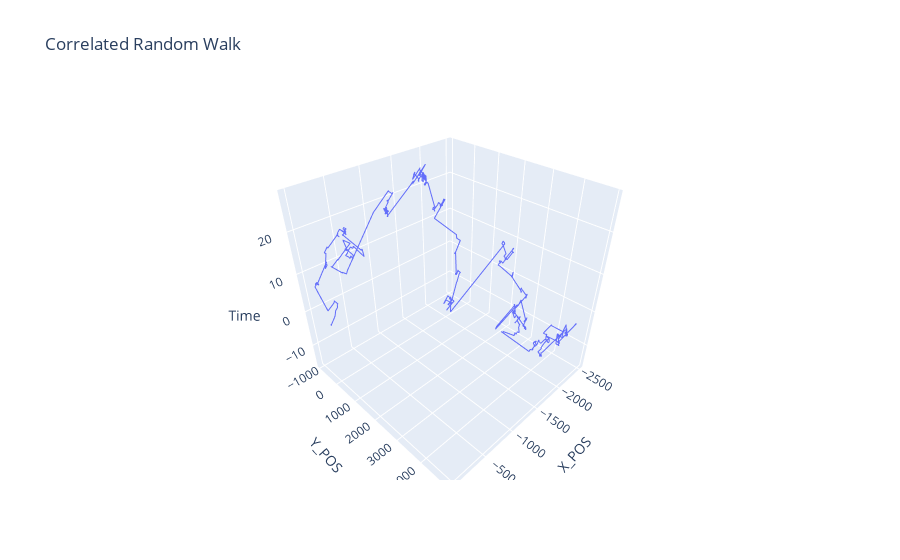

Notebook source saved alongside this figure:
### Markdown cell above
**Activity 4:** Lévy flight - Vec2d - 1 Trajecotry (**5 pts**)
- Generate a **Lévy flight** trajectory.
- Implement usign **Vec2d** class.
- Keep the trajectory in a **numpy** array
- Visualize trajectory using **plotly** - 3D projection

![image.png](attachment:image.png)

Wikipedia contributors. (2025, 13 febrero). Lévy flight. Wikipedia. https://en.wikipedia.org/wiki/L%C3%A9vy_flight

### Code cell
num_steps = 1000 # Number of steps in the trajectory
speed = 10 
time_per_step = 1.5 # Time to reach the next point

# Parameters for the Lévy distribution
alpha = 1 # Stability parameter (0 < alpha <= 2)
beta = 0 # Skewness parameter
m = 0 # Media

# Initialize trajectory array with zeros
# The array has dimensions (num_steps, 3)
# - num_steps: Number of steps
# - 3: Represents the (x, y, time) coordinates for each step
trajectory = np.zeros((num_steps, 3))


# Init velocity vector
velocity = Vec2d(speed,0)

for i in range(1, num_steps):
    # The step length is drawn from a Lévy distribution
    step_length = levy_stable.rvs(alpha,beta)

    # The direction is uniformly distributed
    angle = np.random.uniform(-np.pi, np.pi) 
    velocity = velocity.rotated(angle)

    # Distance / velocity = time
    time = step_length / velocity.get_length() * time_per_step # Time to reach the next point

    trajectory[i] = (trajectory[i - 1] + np.array([
                                                    velocity.x * step_length, 
                                                    velocity.y * step_length, 
                                                    time
                                                ]))

# Graficar la trayectoria
fig = go.Figure()
fig.add_trace(go.Scatter3d(x=trajectory[:, 0], y=trajectory[:, 1], z=trajectory[:, 2], mode='lines', name='Trajectory'))
fig.update_layout(title='Correlated Random Walk', scene=dict(xaxis_title='X_POS', yaxis_title='Y_POS', zaxis_title='Time'))
fig.show()

### Figure 1 — Plotly figure (JSON) as saved in the notebook; plotly's stock layout.template omitted (floating-point values rounded to 4 significant figures; data arrays with more than 128 entries replaced by an {"elided": "..."} marker saying what was removed)
{"data": [{"mode": "lines", "name": "Trajectory", "type": "scatter3d", "x": {"elided": "1000 float values"}, "y": {"elided": "1000 float values"}, "z": {"elided": "1000 float values"}}], "layout": {"scene": {"xaxis": {"title": {"text": "X_POS"}}, "yaxis": {"title": {"text": "Y_POS"}}, "zaxis": {"title": {"text": "Time"}}}, "title": {"text": "Correlated Random Walk"}}}
